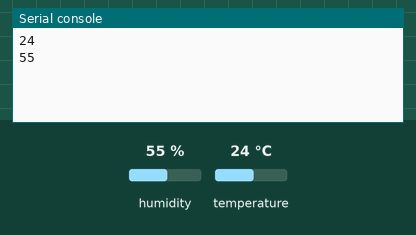
Simulated run of this program. Board: ESP8266 board running MicroPython. On the bench: the last lines printed to the serial console. Inputs (shaded band) come from the test bench; at power-on: humidity 55 %, temperature 24 °C.

Above: at 1.2 s.
1.3 s: humidity set to 22 %
At 4.3 s:
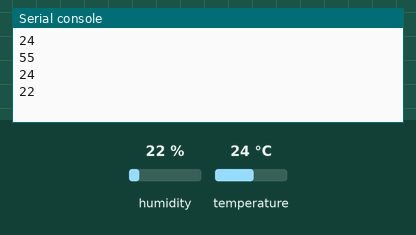
5.2 s: temperature set to 12 °C
At 7.4 s:
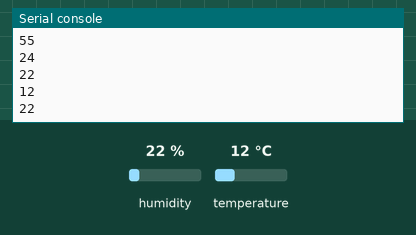
9.1 s: humidity set to 40 %
At 13.6 s:
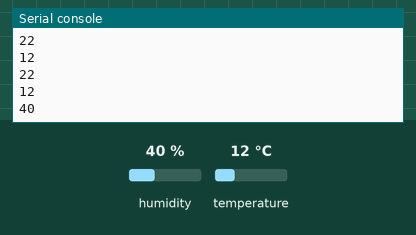
Timing chart, 0 to 15.1 s (numbered marks = the images above; inputs shaded):
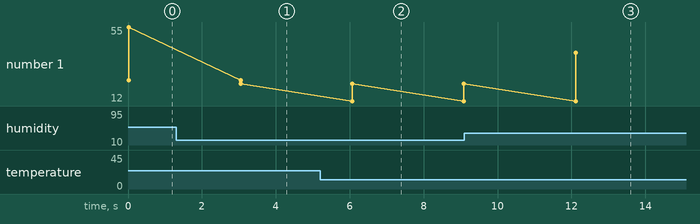

The program:

dht8266.py
```python
from machine import Pin
from dht import *
from time import *
dhtpin=Pin(14,Pin.IN)
mydht=DHT11(dhtpin)

while True:
    mydht.measure()
    temp = mydht.temperature()
    humi = mydht.humidity()
    print(temp)
    print(humi)
    sleep(3)
```

Measured:
- after the input at 1.3 s, the serial console: prints a new line after 1.7 s (image 1)
- after the input at 5.2 s, the serial console: prints a new line after 0.87 s (image 2)
- after the input at 9.1 s, the serial console: prints a new line after 3.0 s (image 3)
- plotted number 1: 55 → 22 after the input at 1.3 s, 22 → 40 after the input at 9.1 s
